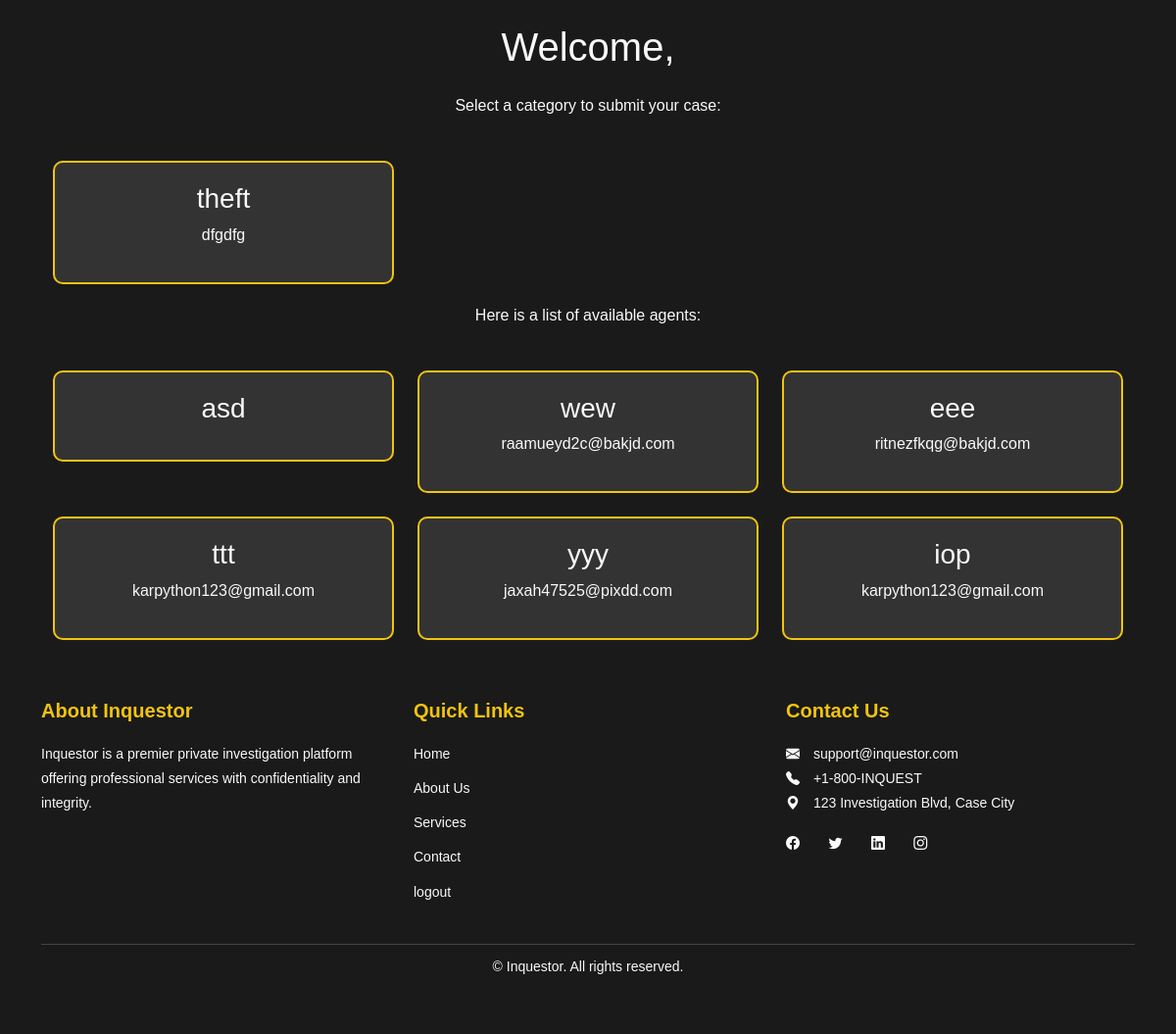
/user, run on the app's committed database.
### agent/models.py (models this page shows)
class CaseCategory(models.Model):
    c_name = models.CharField(max_length=100, unique=True)
    description = models.TextField(blank=True)

class Agent(models.Model):
    user = models.ForeignKey(User, on_delete=models.CASCADE)
    phone = models.CharField(max_length=15, blank=True)
    address = models.TextField(blank=True)
    is_active = models.BooleanField(default=True)

### agent/views.py (the view)
# urls.py: path('user', views.user_home, name='user_home'),
def user_home(req):
    categories = CaseCategory.objects.all()
    agents = Agent.objects.all()
    return render(req, 'client/userhome.html', {'categories': categories,'agents': agents})

### templates/client/userhome.html (shortened to what this page needs)
<!DOCTYPE html>
<html lang="en">
<head>
    {% load static %}
    <link rel="stylesheet" href="https://cdn.jsdelivr.net/npm/bootstrap@5.3.0/dist/css/bootstrap.min.css">
    <link rel="stylesheet" href="https://cdn.jsdelivr.net/npm/bootstrap-icons/font/bootstrap-icons.css">
</head>
<body>
    <div class="container">
        <h1 class="text-center my-4">Welcome, {{ user.first_name }}</h1>
        <p class="text-center">Select a category to submit your case:</p>
        <div class="categories-container row g-4">
            {% for category in categories %}
            <div class="col-md-4">
                <div class="category-card">
                    <a href="{% url 'submit_case' category.id %}">
                        <h3>{{ category.c_name }}</h3>
                        <p>{{ category.description }}</p>
                    </a>
                </div>
            </div>
            {% endfor %}
        </div>
    </div>
    <div class="container">
        <p class="text-center">Here is a list of available agents:</p>
        <div class="agents-container row g-4">
            {% for agent in agents %}
            <div class="col-md-4">
                <div class="agent-card">
                    <a href="{% url 'agent_profile' agent.id %}">
                        <h3>{{ agent.user.username }}</h3>
                        <p>{{ agent.user.email }}</p>
                    </a>
                </div>
            </div>
            {% endfor %}
        </div>
    </div>
    <footer class="footer">
        <div class="container">
            <div class="row">
                <div class="col-md-4 footer-about">
                    <h5>About Inquestor</h5>
                    <p>Inquestor is a premier private investigation platform offering professional services with confidentiality and integrity.</p>
                </div>
                <div class="col-md-4 footer-links">
                    <h5>Quick Links</h5>
                    <ul class="list-unstyled">
                        <li><a href="#">Home</a></li>
                        <li><a href="#">About Us</a></li>
                        <li><a href="#">Services</a></li>
                        <li><a href="#">Contact</a></li>
                        <li><a href="logout/">logout</a></li>
                    </ul>
                </div>
                <div class="col-md-4 footer-contact">
                    <h5>Contact Us</h5>
                    <p>
                        <i class="bi bi-envelope-fill"></i> support@inquestor.com<br>
                        <i class="bi bi-telephone-fill"></i> +1-800-INQUEST<br>
                        <i class="bi bi-geo-alt-fill"></i> 123 Investigation Blvd, Case City
                    </p>
                    <div class="social-icons">
                        <a href="#" class="social-icon"><i class="bi bi-facebook"></i></a>
                        <a href="#" class="social-icon"><i class="bi bi-twitter"></i></a>
                        <a href="#" class="social-icon"><i class="bi bi-linkedin"></i></a>
                        <a href="#" class="social-icon"><i class="bi bi-instagram"></i></a>
                    </div>
                </div>
            </div>
            <div class="footer-bottom text-center mt-4">
                <p>&copy; {{ year }} Inquestor. All rights reserved.</p>
            </div>
        </div>
    </footer>
</body>
</html>

### templates/client/userhome.html (style rules this page uses)
body { background-color: #1a1a1a; color: #f8f9fa; font-family: Arial, sans-serif; }
.categories-container { margin: 20px auto; max-width: 1200px; }
.category-card { background: #333; border: 2px solid #f1c40f; border-radius: 10px; padding: 20px; text-align: center; transition: transform 0.3s, background 0.3s; }
.category-card a { text-decoration: none; color: inherit; }
.agents-container { margin: 20px auto; max-width: 1200px; }
.agent-card { background: #333; border: 2px solid #f1c40f; border-radius: 10px; padding: 20px; text-align: center; transition: transform 0.3s, background 0.3s; }
.agent-card a { text-decoration: none; color: inherit; }
.footer { background: #1a1a1a; color: #f8f9fa; padding: 40px 20px; font-family: Arial, sans-serif; }
.footer h5 { font-weight: bold; margin-bottom: 20px; color: #f1c40f; }
.footer p, .footer a { color: #f8f9fa; font-size: 14px; line-height: 1.8; }
.footer a { text-decoration: none; transition: color 0.3s; }
.footer-links ul { padding: 0; list-style: none; }
.footer-links ul li { margin-bottom: 10px; }
.footer-links ul li a { color: #f8f9fa; }
.footer-contact i { margin-right: 10px; }
.social-icons { margin-top: 10px; }
.social-icon { display: inline-block; margin-right: 15px; font-size: 20px; color: #f8f9fa; transition: color 0.3s; }
.footer-bottom { border-top: 1px solid #444; padding-top: 10px; font-size: 14px; }

### data on the page
CaseCategory: c_name "theft", description "dfgdfg"
Agent: user.username "asd"
Agent: user.username "wew", user.email "raamueyd2c@bakjd.com"
Agent: user.username "eee", user.email "ritnezfkqg@bakjd.com"
Agent: user.username "ttt", user.email "karpython123@gmail.com"
Agent: user.username "yyy", user.email "jaxah47525@pixdd.com"
Agent: user.username "iop", user.email "karpython123@gmail.com"
